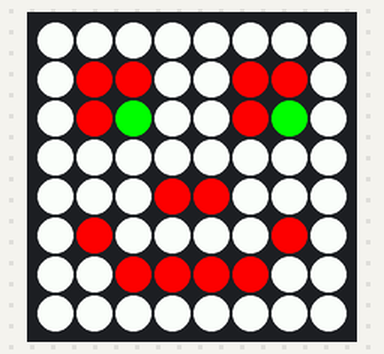
Bench run of a program on a simulated Raspberry Pi (BCM pin numbers) with a Sense HAT. On the bench: the Sense HAT's 8×8 RGB LED matrix.

Above: at 0.1 s.
At 1.1 s:
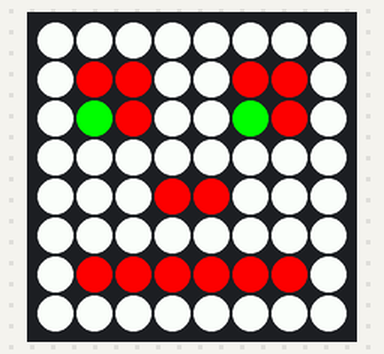

Measured:
- what the display in image 1 shows lasts 1.0 s, from 1.0 s to 2.0 s

The program:

pixle_live.py
```python
from sense_hat import SenseHat
from time import sleep

sense = SenseHat()

s = [0, 0, 0]  # Svart
h = [255, 255, 255]  # Hvit
r = [255, 0, 0] # Roed
y = [255, 255,0] # Gul (Yellow)
g = [0, 255, 0] # Groenn
b = [0, 0, 255] # Blaa

# Bytt ut H (Hvit) med oensket farge for aa lage figur

pixle1 = [
h,h,h,h,h,h,h,h,
h,r,r,h,h,r,r,h,
h,r,g,h,h,r,g,h,
h,h,h,h,h,h,h,h,
h,h,h,r,r,h,h,h,
h,r,h,h,h,h,r,h,
h,h,r,r,r,r,h,h,
h,h,h,h,h,h,h,h
  ]

pixle2 = [
h,h,h,h,h,h,h,h,
h,r,r,h,h,r,r,h,
h,g,r,h,h,g,r,h,
h,h,h,h,h,h,h,h,
h,h,h,r,r,h,h,h,
h,h,h,h,h,h,h,h,
h,r,r,r,r,r,r,h,
h,h,h,h,h,h,h,h
  ]

while True: #loekke for aa bytte mellom pixle1 og pixle2
  sense.set_pixels(pixle1)
  sleep(1)
  sense.set_pixels(pixle2)
  sleep(1)
```
